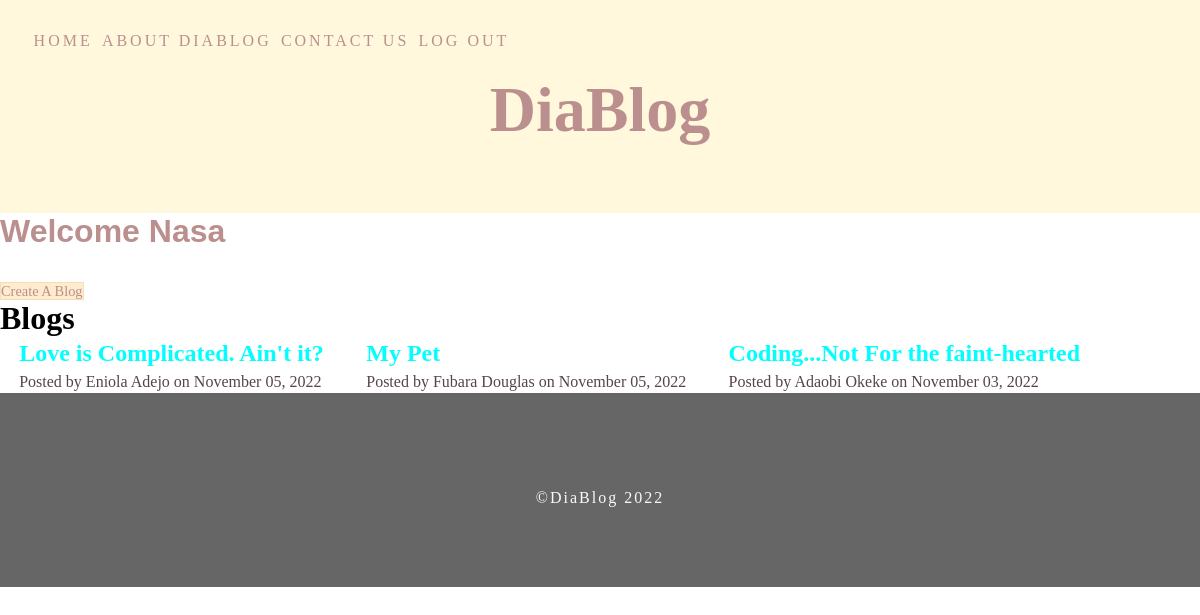
Screenshot of / (signed in) with the database file from the repository.
### app.py (models this page shows, shortened)
class User(db.Model, UserMixin):
    id = db.Column(db.Integer(), primary_key=True)
    first_name = db.Column(db.String(100), nullable=False)
    last_name = db.Column(db.String(150), nullable=False)
    username = db.Column(db.String(), nullable=False, unique=True)
    gender = db.Column(db.String(), nullable=False)
    email = db.Column(db.String(), nullable=False, unique=True)
    password_hash = db.Column(db.Text(), nullable=False)
    blogpost = db.relationship('Blogpost', backref='user')

class Blogpost(db.Model):
    id = db.Column(db.Integer(), primary_key=True)
    title = db.Column(db.String(50), nullable=False, unique=True)
    author = db.Column(db.String(30), nullable=False)
    content = db.Column(db.Text(), nullable=False)
    date_created = db.Column(db.DateTime(), nullable=False, default=datetime.utcnow())
    user_id = db.Column(db.Integer, db.ForeignKey('user.id'))

### app.py (the view)
@app.route('/')
def index():
    posts = Blogpost.query.order_by(Blogpost.date_created.desc()).all()
    return render_template('index.html', posts=posts)

### app.py (called while the page is built)
@login_manager.user_loader
def user_loader(id):
    return User.query.get(int(id))

### templates/index.html
{% extends 'base.html' %}
{% block content %}
{% if current_user.is_authenticated %}
    <h3 class="head">Welcome {{ current_user.username }}</h3>
{% else %}
    <h3 class="head">Welcome</h3>
{% endif %}
<div>
    {% if current_user.is_authenticated %}
        <a class="create-btn" href="{{url_for('addpost')}}">Create A Blog</a>
    {% endif %}
</div>
<span class="title"><h4>Blogs</h4></span>
    <div class="content">
        {% for post in posts %}
            <div class="container">
                <div class="blog-title">
                    <a href="{{url_for('blog', blog_id=post.id)}}">
                        <h2>{{ post.title }}</h2>
                    </a>
                </div>
                <p>Posted by {{ post.author }} on {{ post.date_created.strftime('%B %d, %Y') }}</p>
            </div>
        {% endfor %}
    </div>
{% endblock content %}

### static/css/main.css (style rules this page uses)
* { padding: 0; margin: 0; font-family: cursive; }
.content { line-height: 1.4; color: beige; padding: 0; justify-content: center }
.container { max-width: 1320px; height: 0 auto; margin: 0 1.2rem; justify-content: center; align-items: center; display: inline-block; }
.head { font-family: 'Franklin Gothic Medium', 'Arial Narrow', Arial, sans-serif; font-size: 2rem; color: rosybrown; margin-bottom: 2rem; }
.title { color: #000; font-size: 2rem; font-weight: bolder; }
.content p { color: rgb(87, 67, 75); }
.blog-title a { text-decoration: none; color: aqua; cursor: pointer; }
.create-btn { text-decoration: none; color: rosybrown; cursor: pointer; text-align: right; width: 100px; background-color: blanchedalmond; border: 1px solid wheat; font-size: 0.9rem; }

### rows the page displays
User: username "Nasa"
Blogpost: title "Love is Complicated. Ain't it?", author "Eniola Adejo", date_created "November 05, 2022"
Blogpost: title "My Pet", author "Fubara Douglas", date_created "November 05, 2022"
Blogpost: title "Coding...Not For the faint-hearted", author "Adaobi Okeke", date_created "November 03, 2022"
